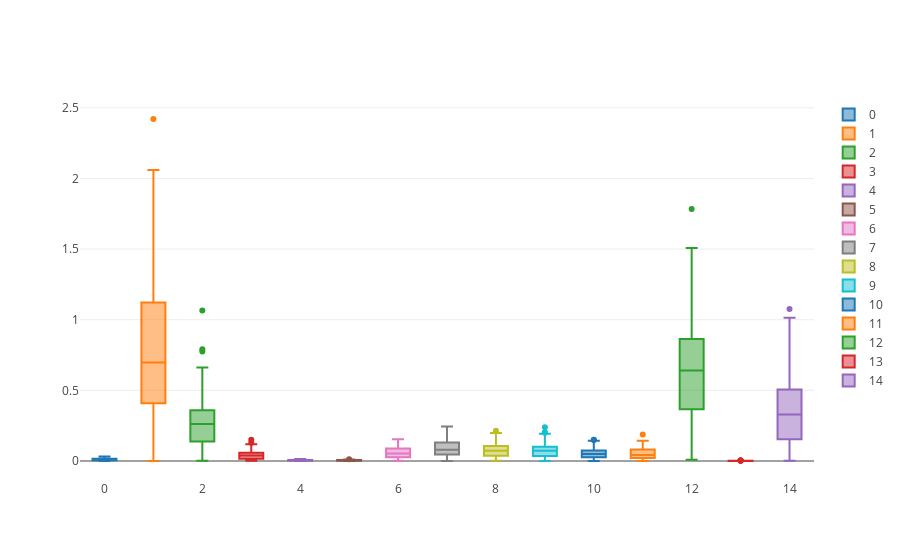

Notebook source saved alongside this figure:
### Code cell
aux = q_u_DF.drop(columns=['movieId']).transpose()
data = []
for i in range(len(aux)):
    trace = go.Box(
        y = aux.iloc[i,:].values,
        name = str(i)
    )

    data.append(trace)

iplot(data)

### Figure 1 — Plotly figure (JSON) as saved in the notebook; plotly's stock layout.template omitted (floating-point values rounded to 4 significant figures; data arrays with more than 128 entries replaced by an {"elided": "..."} marker saying what was removed)
{"data": [{"name": "0", "type": "box", "uid": "7e56aff9-396d-4f8b-83ce-7d1f444268f4", "y": {"elided": "164 float values"}}, {"name": "1", "type": "box", "uid": "3517a73b-0523-449f-bf9a-ec7f312b1b9c", "y": {"elided": "164 float values"}}, {"name": "2", "type": "box", "uid": "1cf21575-a1e5-4f68-bf44-b7613535c118", "y": {"elided": "164 float values"}}, {"name": "3", "type": "box", "uid": "90a17dd3-d204-497f-87cc-12169777744e", "y": {"elided": "164 float values"}}, {"name": "4", "type": "box", "uid": "5d7a3123-8348-4850-82db-e3b1d2e9c732", "y": {"elided": "164 float values"}}, {"name": "5", "type": "box", "uid": "1efb4e09-6531-4832-a98b-bc02d3ec5c21", "y": {"elided": "164 float values"}}, {"name": "6", "type": "box", "uid": "50229f89-1c8c-4ace-b81e-1479260977ef", "y": {"elided": "164 float values"}}, {"name": "7", "type": "box", "uid": "3617a4c4-daea-4094-bcc8-2853a6b84618", "y": {"elided": "164 float values"}}, {"name": "8", "type": "box", "uid": "ab60d7b2-5627-474c-8643-6318b1b3cbde", "y": {"elided": "164 float values"}}, {"name": "9", "type": "box", "uid": "9ef5d4ad-1e7b-4821-bdcb-5f013a814982", "y": {"elided": "164 float values"}}, {"name": "10", "type": "box", "uid": "f586ab8a-815a-4a14-83ea-8f38ea0bc407", "y": {"elided": "164 float values"}}, {"name": "11", "type": "box", "uid": "afcaad3a-187e-4c89-90b4-3eb27abd3768", "y": {"elided": "164 float values"}}, {"name": "12", "type": "box", "uid": "37c5fe12-138e-43b5-825a-2f0d6f3aec09", "y": {"elided": "164 float values"}}, {"name": "13", "type": "box", "uid": "63db1962-657e-482b-9746-8e579c49ef22", "y": {"elided": "164 float values"}}, {"name": "14", "type": "box", "uid": "ed320a3f-9e53-4ef0-922c-334d3c2d34c9", "y": {"elided": "164 float values"}}], "layout": {}}
